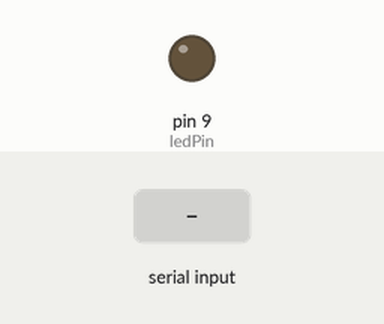
Simulated run of this sketch. Board: Arduino Uno, built with avr-gcc and run on an emulated ATmega328P. Shown: output pins drawn as LEDs (lit = HIGH). The test bench sets the inputs (shaded band). What the sketch prints to the serial monitor is not drawn.

Above: at 1.2 s.
1.3 s: "1\n" received over Serial
At 1.9 s:
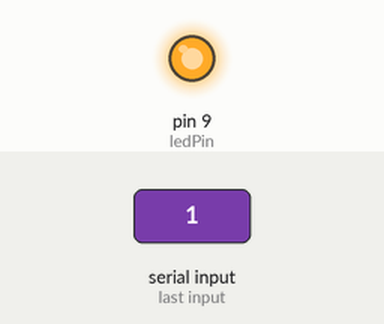
Timing chart, 0 to 4.3 s (numbered marks = the images above; inputs shaded):
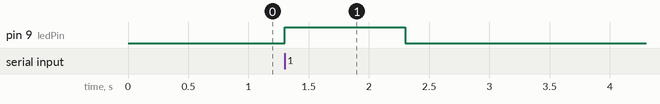

Measured:
- after the input at 1.3 s, pin 9 (ledPin): LOW → HIGH at once, → LOW 1.0 s later

The sketch:

arduino_sos_bot.ino
```cpp
const int ledPin = 9;

void setup() {
  Serial.begin(9600);
  pinMode(ledPin, OUTPUT);
  Serial.println("🟢 Arduino готово");
}

void loop() {
  if (Serial.available()) {
    // Прочитай всё, что пришло
    String input = Serial.readStringUntil('\n');
    input.trim();

    // Просто факт того, что данные пришли — включаем лампу
    Serial.println("📥 Что-то получено: " + input);

    // Мигаем!
    digitalWrite(ledPin, HIGH);
    delay(1000);
    digitalWrite(ledPin, LOW);
    Serial.println("💡 Лампа мигнула");
  }
}
```
